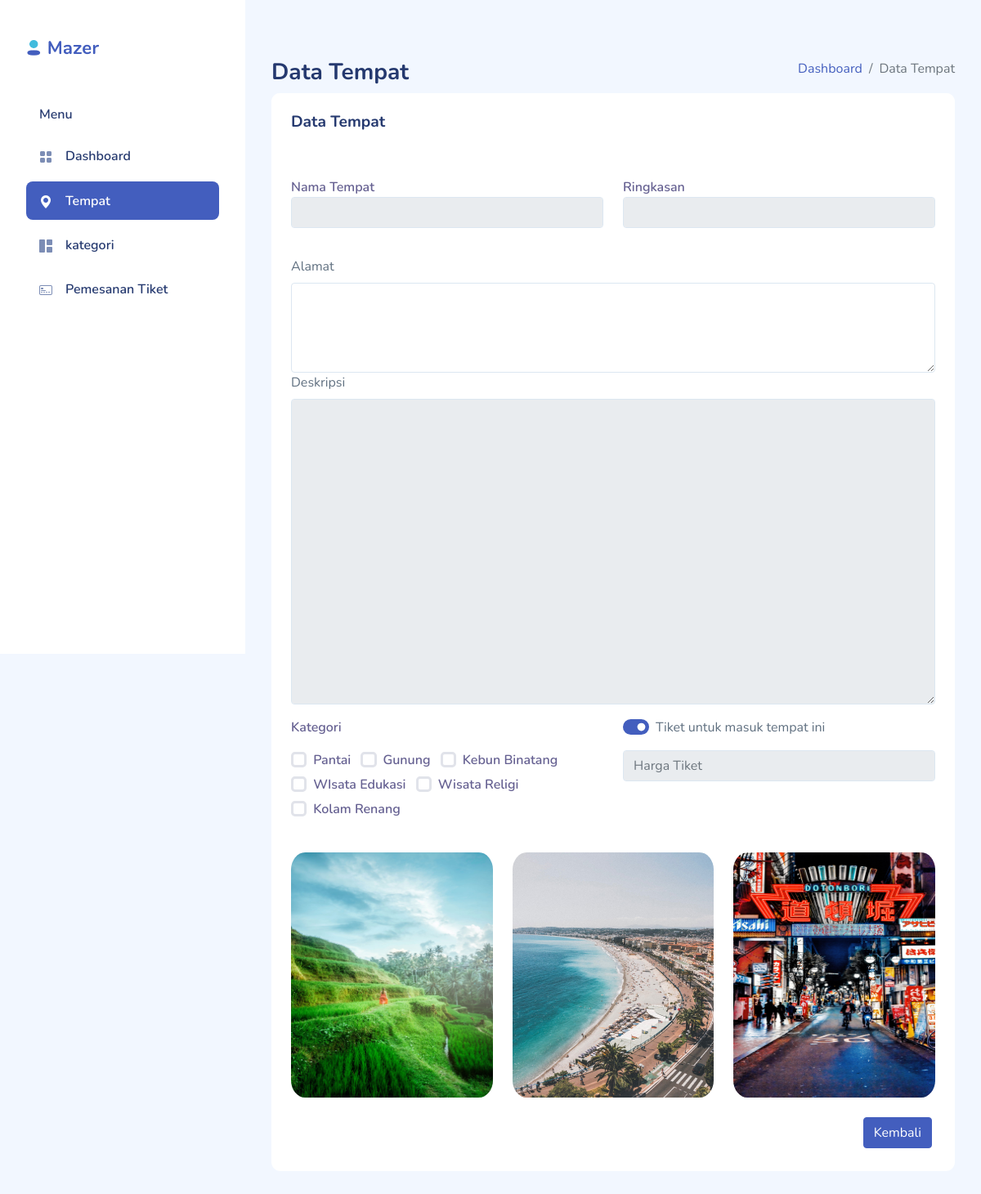
/myadmin/tempat/view-data/index.html, run on the app's committed database.
### tables this page shows
CREATE TABLE `tbl_kategori`  (
  `id_kategori` int NOT NULL AUTO_INCREMENT,
  `nama_kategori` varchar(255) NULL DEFAULT NULL,
  `ringkasan` text NULL,
  `foto` varchar(255) NULL DEFAULT NULL,
  PRIMARY KEY (`id_kategori`) USING BTREE
);

### myadmin/application/controllers/Dashboard.php (called while the page is built, shortened)
<?php
class Dashboard extends CI_Controller
{
	public function __construct()
	{
		$this->load->model('Bestplace_model', 'model');
	}
	public function action_tempat()
	{
		$this->load->library('form_validation');
		$action = $this->uri->segment(2);
		$id = $this->uri->segment(3);
		$where = "id_tempat = '" . $id . "'";
		$data['tempat'] = $this->model->data_tempat($where)->row();
		$data['action'] = $action == 'view-data' ? 'view' : 'edit';
		$data['kategori'] = $this->model->all_kategori_pertempat($id)->result();
		$data['tiket'] = $this->model->tiket_pertempat($where)->row();
		$data['result'] = false;
		if ($action == 'view-data') {
			$this->load->view('tempat/data-tempat', $data);
		} else {
			$this->load->view('tempat/edit-tempat', $data);
		}
	}
}

### myadmin/index.php (called while the page is built, shortened)
<?php
require_once BASEPATH.'core/CodeIgniter.php';

### myadmin/application/models/Bestplace_model.php (called while the page is built, shortened)
<?php
class Bestplace_model extends CI_Model
{
  public function data_tempat($where)
  {
    $this->db->select('*');
    $this->db->from('tbl_tempat');
    $this->db->where($where);
    return $this->db->get();
  }
  public function tiket_pertempat($where)
  {
    $this->db->select('*');
    $this->db->from('tbl_tiket');
    $this->db->where($where);
    return $this->db->get();
  }
  public function all_kategori_pertempat($id_tempat)
  {
    return $this->db->query("SELECT tbl_kategori.id_kategori, nama_kategori, COALESCE(tbl_tempat.id_tempat,0) as kategori
    FROM tbl_kategori
    LEFT JOIN tbl_kategori_tempat tkt ON tkt.id_kategori = tbl_kategori.id_kategori
    LEFT JOIN (SELECT * FROM tbl_tempat WHERE id_tempat = '$id_tempat') AS tbl_tempat ON tbl_tempat.id_tempat = tkt.id_tempat");
  }
}

### myadmin/application/views/tempat/data-tempat.php (the view, shortened to what this page needs)
<!DOCTYPE html>
<html lang="en">
<head>
    <link rel="stylesheet" href="<?= base_url() ?>assets/css/bootstrap.css">
    <link rel="stylesheet" href="<?= base_url() ?>assets/vendors/perfect-scrollbar/perfect-scrollbar.css">
    <link rel="stylesheet" href="<?= base_url() ?>assets/vendors/bootstrap-icons/bootstrap-icons.css">
    <link rel="stylesheet" href="<?= base_url() ?>assets/css/app.css">
</head>
<body>
    <div id="app">
        <?= include('assetsview/navbar.php') ?>
        <div id="main">
            <div class="page-heading">
                <div class="page-title">
                    <div class="row">
                        <div class="col-12 col-md-6 order-md-1 order-last">
                            <h3>Data Tempat</h3>
                        </div>
                        <div class="col-12 col-md-6 order-md-2 order-first">
                            <nav aria-label="breadcrumb" class="breadcrumb-header float-start float-lg-end">
                                <ol class="breadcrumb">
                                    <li class="breadcrumb-item"><a href="index.html">Dashboard</a></li>
                                    <li class="breadcrumb-item active" aria-current="page">Data Tempat</li>
                                </ol>
                            </nav>
                        </div>
                    </div>
                </div>
                <section id="multiple-column-form">
                    <div class="row match-height">
                        <div class="col-12">
                            <div class="card">
                                <div class="card-header">
                                    <h4 class="card-title">Data Tempat</h4>
                                </div>
                                <div class="card-content">
                                    <div class="card-body">
                                        <form class="form" method="post" action="<?= base_url('tempat/simpan-data') ?>">
                                            <div class="row">
                                                <div class="col-md-6 col-12">
                                                    <div class="form-group">
                                                        <label for="nama">Nama Tempat</label>
                                                        <input type="text" id="nama" class="form-control" value="<?= $tempat->nama ?>" name="nama" readonly>
                                                    </div>
                                                </div>
                                                <div class="col-md-6 col-12">
                                                    <div class="form-group">
                                                        <label for="nama">Ringkasan</label>
                                                        <input type="text" id="nama" class="form-control" value="<?= $tempat->ringkasan ?>" name="nama" readonly>
                                                    </div>
                                                </div>
                                            </div>
                                            <div class="col-md-12 col-md-6 col-12 mt-4">
                                                <label for="deskripsi" class="form-label">Alamat</label>
                                                <textarea class="form-control" id="alamat" name="alamat" rows="4"><?= $tempat->alamat ?></textarea>
                                            </div>
                                            <div class="col-md-12 col-md-6 col-12">
                                                <label for="deskripsi" class="form-label">Deskripsi</label>
                                                <textarea class="form-control" id="deskripsi" name="deskripsi" rows="15" readonly><?= $tempat->deskripsi ?></textarea>
                                            </div>
                                            <div class="row">
                                                <div class="col-md-6 col-12">
                                                    <div class="form-group">
                                                        <label for="notelpepon" class="mb-3 mt-3">Kategori</label>
                                                        <ul class="list-unstyled mb-0">
                                                            <?php foreach ($kategori as $key) { ?>
                                                                <li class="d-inline-block me-2 mb-1">
                                                                    <div class="form-check">
                                                                        <div class="checkbox">
                                                                            <input type="checkbox" class="form-check-input" id="checkbox2" name="kateggori[]" value="<?= $key->id_kategori ?>" <?= $key->kategori > 0 ? 'checked' : '' ?>>
                                                                            <label for="checkbox2"><?= $key->nama_kategori ?></label>
                                                                        </div>
                                                                    </div>
                                                                </li>
                                                            <?php } ?>
                                                        </ul>
                                                    </div>
                                                </div>
                                                <div class="col-md-6 col-12">
                                                    <div class="form-check form-switch mt-3 mb-3">
                                                        <input class="form-check-input" type="checkbox" id="flexSwitchCheckDefault" <?= isset($tiket->id) ?: "checked"; ?>>
                                                        <label class="form-check-label" for="flexSwitchCheckDefault">Tiket untuk masuk tempat ini</label>
                                                    </div>
                                                    <div class="form-group">
                                                        <input type="number" id="tiket" class="form-control" value="<?= $tiket->harga ?>" placeholder="Harga Tiket" name="tiket" readonly>
                                                    </div>
                                                </div>
                                                <div class="container mb-4 mt-4">
                                                    <div class="row">
                                                        <div class="col-md-4 ftco-animate">
                                                            <div class="project-wrap">
                                                                <img id="myImg1" class="img" style="border-radius: 7%;display: block;width: 100%;height: 300px;position: relative;z-index: 0;" src="<?= base_url('./../assets/images/destination-1.jpg'); ?>">
                                                            </div>
                                                        </div>
                                                        <div class="col-md-4 ftco-animate">
                                                            <div class="project-wrap">
                                                                <img id="myImg2" class="img" style="border-radius: 7%;display: block;width: 100%;height: 300px;position: relative;z-index: 0;" src="<?= base_url('./../assets/images/destination-2.jpg'); ?>">
                                                            </div>
                                                        </div>
                                                        <div class="col-md-4 ftco-animate">
                                                            <div class="project-wrap">
                                                                <img id="myImg3" class="img" style="border-radius: 7%;display: block;width: 100%;height: 300px;position: relative;z-index: 0;" src="<?= base_url('./../assets/images/destination-3.jpg'); ?>">
                                                            </div>
                                                        </div>
                                                    </div>
                                                </div>
                                            </div>
                                            <div>
                                                <div class="col-12 d-flex justify-content-end">
                                                    <button class="btn btn-primary me-1 mb-1" onclick="history.back()">Kembali</button>
                                                </div>
                                            </div>
                                        </form>
                                    </div>
                                </div>
                            </div>
                        </div>
                    </div>
                </section>
            </div>
        </div>
    </div>
</body>
</html>

### myadmin/assetsview/navbar.php (shortened to what this page needs)
<div id="sidebar" class="active">
    <div class="sidebar-wrapper active">
        <div class="sidebar-header">
            <div class="d-flex justify-content-between">
                <div class="logo">
                    <a href="index.html"><img src="<?= base_url() ?>assets/images/logo/logo.png" alt="Logo" srcset=""></a>
                </div>
            </div>
        </div>
        <div class="sidebar-menu">
            <ul class="menu">
                <li class="sidebar-title">Menu</li>
                <li class="sidebar-item active " id="dashboard-nav">
                    <a href="<?= base_url() ?>" class='sidebar-link'>
                        <i class="bi bi-grid-fill"></i>
                        <span>Dashboard</span>
                    </a>
                </li>
                <li class="sidebar-item " id="tempat-nav">
                    <a href="<?= base_url('tempat') ?>" class='sidebar-link'>
                        <i class="bi bi-geo-alt-fill"></i>
                        <span>Tempat</span>
                    </a>
                </li>
                <li class="sidebar-item " id="kategori-nav">
                    <a href="<?= base_url('kategori') ?>" class='sidebar-link'>
                        <i class="bi bi-grid-1x2-fill"></i>
                        <span>kategori</span>
                    </a>
                </li>
                <li class="sidebar-item " id="tiket-nav">
                    <a href="<?= base_url('tiket') ?>" class='sidebar-link'>
                        <i class="bi bi-credit-card-2-front"></i>
                        <span>Pemesanan Tiket</span>
                    </a>
                </li>
            </ul>
        </div>
    </div>
</div>

### myadmin/assets/css/app.css (style rules this page uses)
.btn.btn-danger,.btn.btn-info,.btn.btn-primary,.btn.btn-secondary,.btn.btn-success,.btn.btn-warning { color:#fff }
.card { margin-bottom:2.2rem;border:none }
.card .card-header { border:none }
.card .card-header h4 { font-size:1.2rem;font-weight:700 }
.card .card-content { position:relative }
.card .card-title { font-size:1.2rem }
.card .card-body { padding:1.5rem }
.form-group { margin-bottom:.7rem }
.form-group label { color:rgba(35,28,99,.7);font-weight:600 }
#sidebar.active .sidebar-wrapper { left:0 }
.sidebar-wrapper { width:300px;height:100vh;position:fixed;top:0;z-index:10;overflow-y:auto;background-color:#fff;bottom:0;transition:left .5s ease-out }
.sidebar-wrapper .sidebar-header { padding:2rem 2rem 1rem;font-size:2rem;font-weight:700 }
.sidebar-wrapper .sidebar-header img { height:1.2rem }
.sidebar-wrapper .menu { margin-top:2rem;padding:0 2rem;font-weight:600 }
.sidebar-wrapper .menu .sidebar-title { padding:0 1rem;margin:1.5rem 0 1rem;font-size:1rem;list-style:none;font-weight:600;color:#25396f }
.sidebar-wrapper .menu .sidebar-link { display:block;padding:.7rem 1rem;font-size:1rem;display:flex;align-items:center;border-radius:.5rem;transition:all .5s;text-decoration:none;color:#25396f }
.sidebar-wrapper .menu .sidebar-link i,.sidebar-wrapper .menu .sidebar-link svg { color:#7c8db5 }
.sidebar-wrapper .menu .sidebar-link span { margin-left:1rem }
.sidebar-wrapper .menu .sidebar-item { list-style:none;margin-top:.5rem;position:relative }
.sidebar-wrapper .menu .sidebar-item.active .sidebar-link { background-color:#435ebe }
.sidebar-wrapper .menu .sidebar-item.active .sidebar-link span { color:#fff }
.sidebar-wrapper .menu .sidebar-item.active .sidebar-link i,.sidebar-wrapper .menu .sidebar-item.active .sidebar-link svg { fill:#fff;color:#fff }
.bi { width:1rem;height:1rem }
#main { margin-left:300px;padding:2rem }
.page-heading { margin:0 0 2rem }
.page-heading h3 { font-weight:700 }
a { text-decoration:none }

### data on the page
tbl_kategori: nama_kategori "Pantai"
tbl_kategori: nama_kategori "Gunung"
tbl_kategori: nama_kategori "Kebun Binatang"
tbl_kategori: nama_kategori "WIsata Edukasi"
tbl_kategori: nama_kategori "Wisata Religi"
tbl_kategori: nama_kategori "Kolam Renang"
